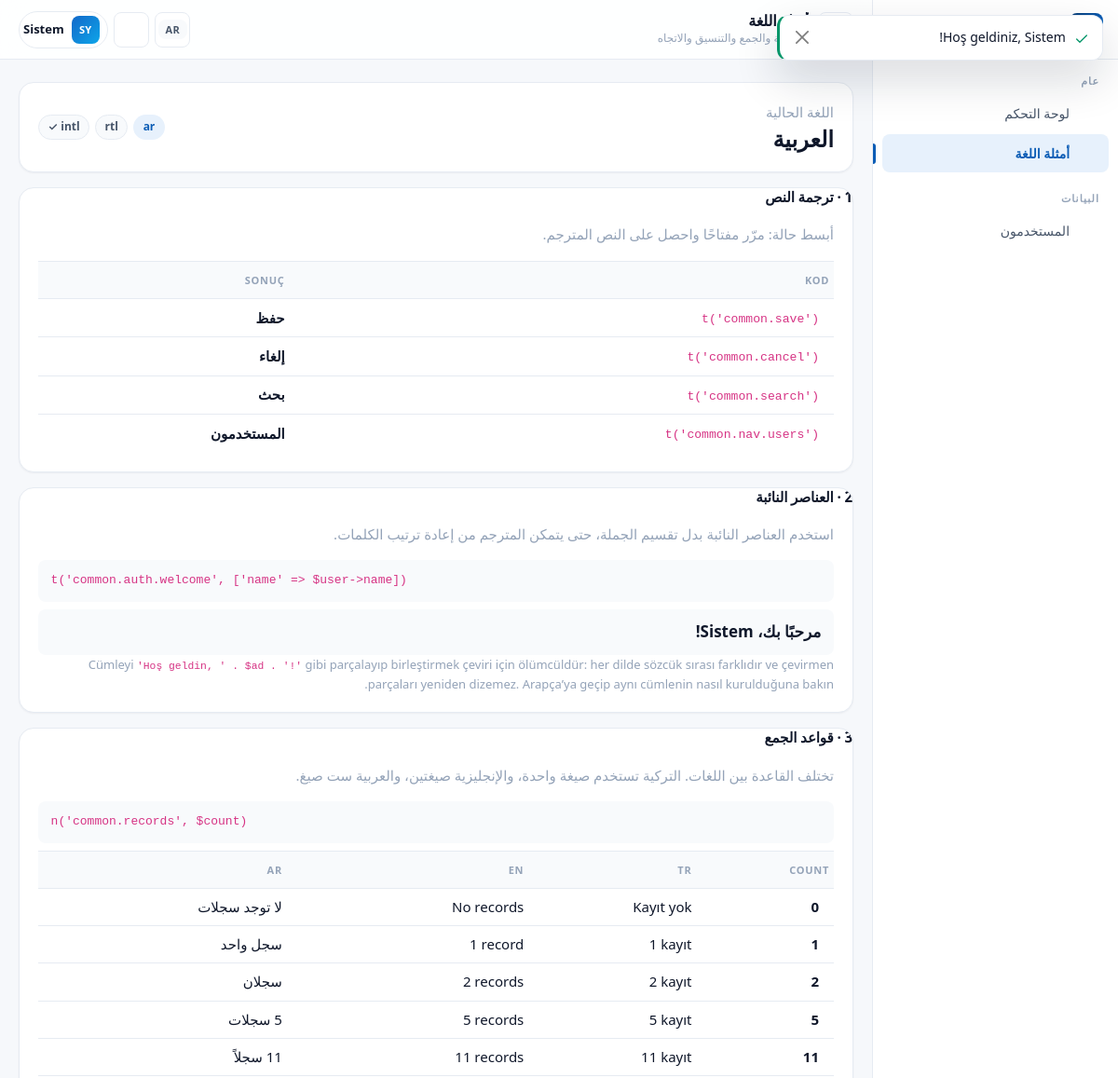
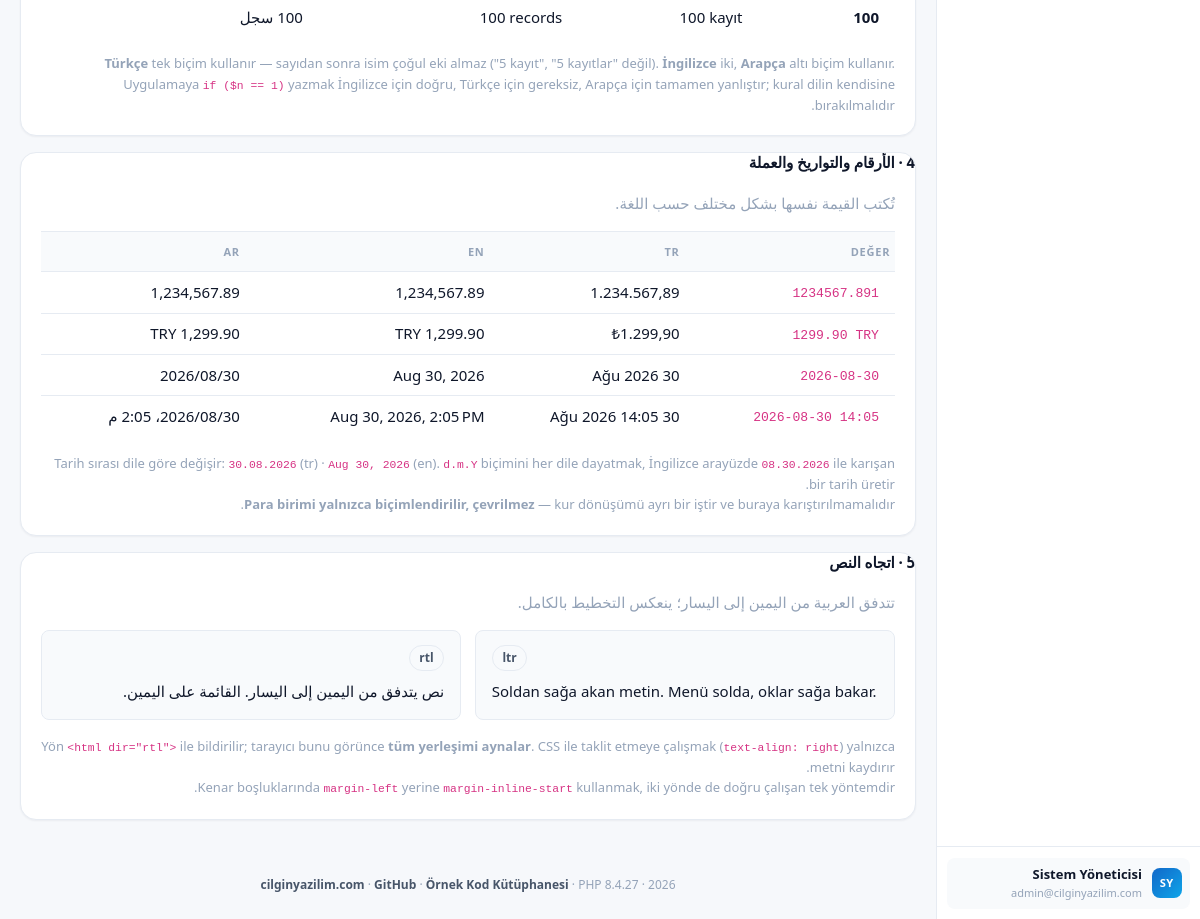
Screenshot of /i18n?lang=ar (signed in) with the database file from the repository (2 pictures, top to bottom).
### tables this page shows
CREATE TABLE `users` (
  `id`            INT UNSIGNED NOT NULL AUTO_INCREMENT,

  `name`          VARCHAR(150) NOT NULL,
  `surname`       VARCHAR(150) NOT NULL,

   
   
  `email`         VARCHAR(190) NOT NULL,

   
   
   
  `password`      VARCHAR(255) NOT NULL,

   
  `is_active`     TINYINT(1)   NOT NULL DEFAULT 1,

   
   
  `theme`         ENUM('light','dark') NOT NULL DEFAULT 'light',

  `last_login_at` DATETIME     NULL DEFAULT NULL,
  `created_at`    TIMESTAMP    NOT NULL DEFAULT CURRENT_TIMESTAMP,
  `updated_at`    TIMESTAMP    NULL DEFAULT NULL,

  PRIMARY KEY (`id`),

   
   
   
  UNIQUE KEY `uk_users_email` (`email`),

   
   
   
  KEY `idx_users_name`    (`name`),
  KEY `idx_users_surname` (`surname`),
  KEY `idx_users_active`  (`is_active`),
  KEY `idx_users_created` (`created_at`)
);

### views/i18n/index.php (the view, shortened to what the rows shown need)
<?php
$current = Translator::locale();
?>
<div class="cy-card">
    <div class="cy-card__body cy-i18n-current">
        <div>
            <h2 class="cy-i18n-current__name" dir="<?= e(Translator::direction()) ?>">
                <?= e(Translator::LOCALES[$current]['native']) ?>
            </h2>
        </div>
    </div>
</div>
<div class="cy-card mt-3">
    <div class="cy-card__head">
        <h2 class="cy-section-title">1 · <?= te('common.demo.text') ?></h2>
    </div>
    <div class="cy-card__body">
        <div class="cy-table-wrap">
            <table class="table cy-table w-100 cy-i18n-table">
                <thead>
                    <tr>
                        <th scope="col">Kod</th>
                        <th scope="col">Sonuç</th>
                    </tr>
                </thead>
            </table>
        </div>
    </div>
</div>
<div class="cy-card mt-3">
    <div class="cy-card__head">
        <h2 class="cy-section-title">2 · <?= te('common.demo.placeholder') ?></h2>
    </div>
    <div class="cy-card__body">
        <p class="cy-muted"><?= te('common.demo.placeholder_lead') ?></p>
        <code class="cy-code">t('common.auth.welcome', ['name' => $user->name])</code>
        <p class="cy-i18n-result mt-2" dir="<?= e(Translator::direction()) ?>">
            <?= te('common.auth.welcome', ['name' => $currentUser?->name ?? 'Evren']) ?>
        </p>
        <p class="cy-muted mb-0" style="font-size:.8125rem">
            Cümleyi <code>'Hoş geldin, ' . $ad . '!'</code> gibi parçalayıp birleştirmek
            çeviri için ölümcüldür: her dilde sözcük sırası farklıdır ve çevirmen
            parçaları yeniden dizemez. Arapça’ya geçip aynı cümlenin nasıl kurulduğuna bakın.
        </p>
    </div>
</div>
<div class="cy-card mt-3">
    <div class="cy-card__head">
        <h2 class="cy-section-title">3 · <?= te('common.demo.plural') ?></h2>
    </div>
    <div class="cy-card__body">
        <div class="cy-table-wrap mt-2">
            <table class="table cy-table w-100 cy-i18n-table">
                <thead>
                    <tr>
                        <th scope="col">count</th>
                        <?php foreach (Translator::LOCALES as $code => $meta): ?>
                            <th scope="col"><?= e($meta['flag']) ?></th>
                        <?php endforeach; ?>
                    </tr>
                </thead>
            </table>
        </div>
    </div>
</div>
<div class="cy-card mt-3">
    <div class="cy-card__head">
        <h2 class="cy-section-title">4 · <?= te('common.demo.format') ?></h2>
    </div>
    <div class="cy-card__body">
        <div class="cy-table-wrap">
            <table class="table cy-table w-100 cy-i18n-table">
                <thead>
                    <tr>
                        <th scope="col">Değer</th>
                        <?php foreach (Translator::LOCALES as $code => $meta): ?>
                            <th scope="col"><?= e($meta['flag']) ?></th>
                        <?php endforeach; ?>
                    </tr>
                </thead>
            </table>
        </div>
    </div>
</div>
<div class="cy-card mt-3">
    <div class="cy-card__head">
        <h2 class="cy-section-title">5 · <?= te('common.demo.direction') ?></h2>
    </div>
</div>

### views/partials/sidebar.php (shortened to what the rows shown need)
<?php
$user = $currentUser ?? null;
?>
<aside class="cy-sidebar" id="cy_sidebar" aria-label="Ana gezinme">
    <?php if ($user !== null): ?>
        <div class="cy-sidebar__footer">
            <div class="cy-side-user">
                <span class="cy-avatar cy-avatar--sm cy-avatar--initial"><?= e($user->initials()) ?></span>
                <span class="cy-side-user__info">
                    <span class="cy-side-user__name"><?= e($user->fullName()) ?></span>
                    <span class="cy-side-user__role"><?= e($user->email) ?></span>
                </span>
            </div>
        </div>
    <?php endif; ?>
</aside>

### views/partials/topbar.php (shortened to what the rows shown need)
<?php
$user = $currentUser ?? null;
?>
<header class="cy-topbar">
    <div class="cy-topbar__heading">
        <h1><?= e($pageTitle ?? 'Panel') ?></h1>
    </div>
    <div class="cy-topbar__actions">
        <?php if ($user !== null): ?>
            <div class="dropdown">
                <button class="cy-usermenu" type="button" data-bs-toggle="dropdown"
                        data-bs-display="static" aria-expanded="false">
                    <span class="cy-avatar cy-avatar--sm cy-avatar--initial"><?= e($user->initials()) ?></span>
                    <span class="cy-usermenu__name"><?= e($user->name) ?></span>
                </button>
            </div>
        <?php endif; ?>
    </div>
</header>

### rows the page displays
users: $user->initials() "SY", $user->fullName() "Sistem Yöneticisi", email "admin@cilginyazilim.com", name "Sistem", name "مرحبًا بك، Sistem!"

### other values shown
te($group['label']) "عام"
te($item['label']) "لوحة التحكم"
te($item['label']) "أمثلة اللغة"
te($group['label']) "البيانات"
te($item['label']) "المستخدمون"
$pageSubtitle "الترجمة والجمع والتنسيق والاتجاه"
Translator::LOCALES[$current]['flag'] "AR"
te('common.demo.current') "اللغة الحالية"
Translator::LOCALES[$current]['native'] "العربية"
$current "ar"
Translator::direction() "rtl"
te('common.demo.text') "ترجمة النص"
te('common.demo.text_lead') "أبسط حالة: مرّر مفتاحًا واحصل على النص المترجم."
$key "common.save"
te($key) "حفظ"
